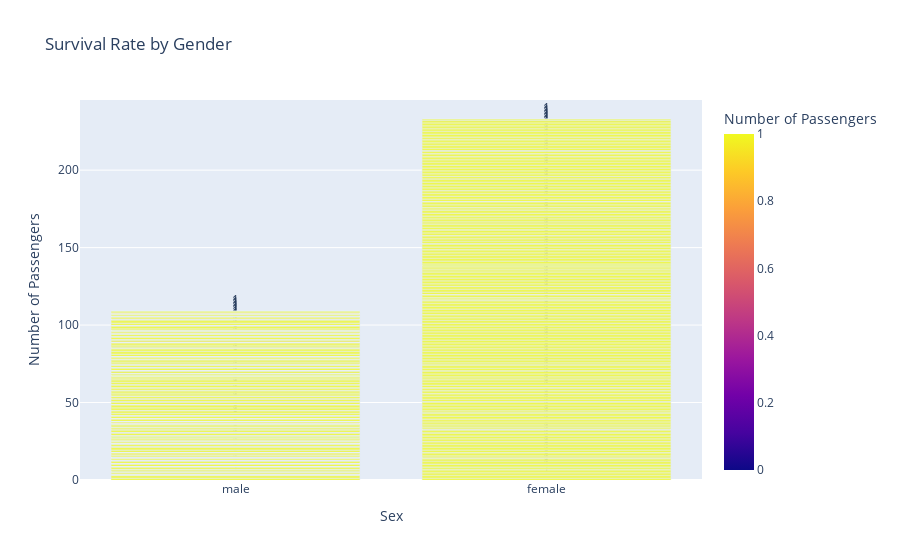
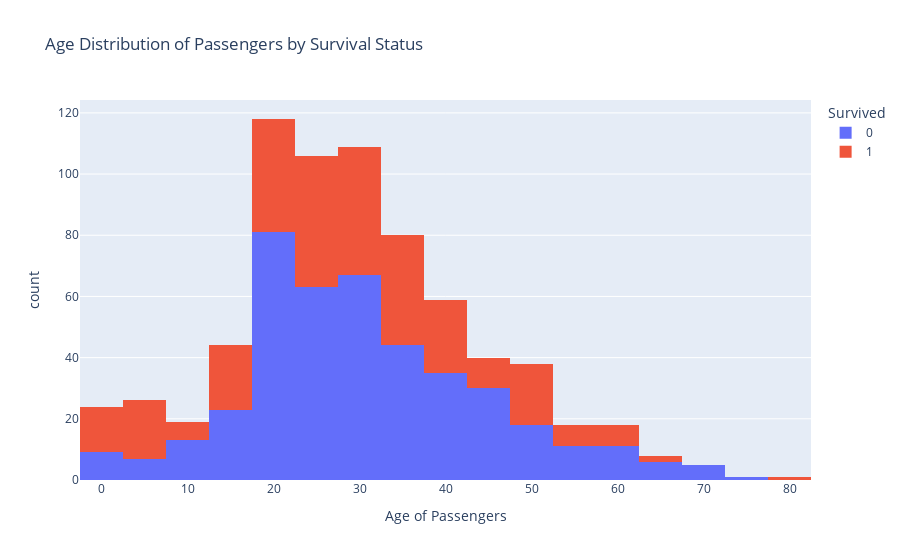
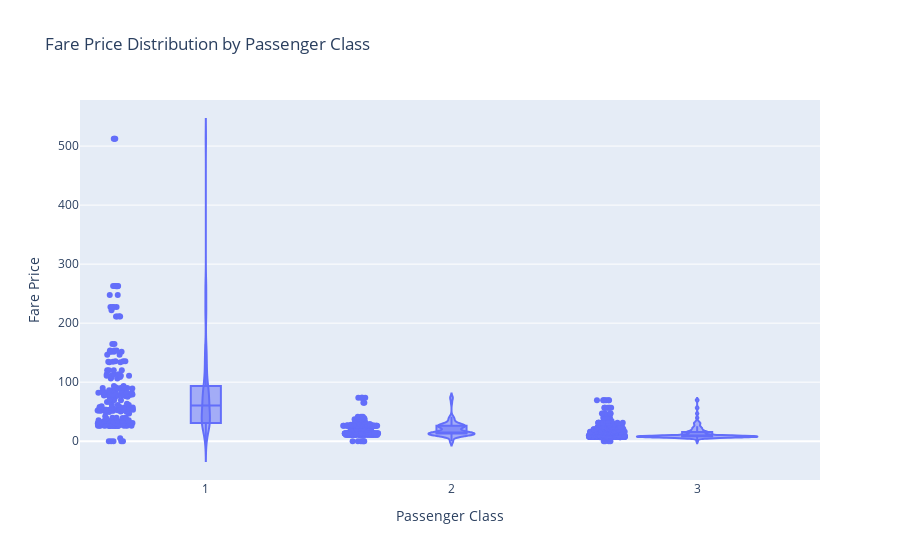
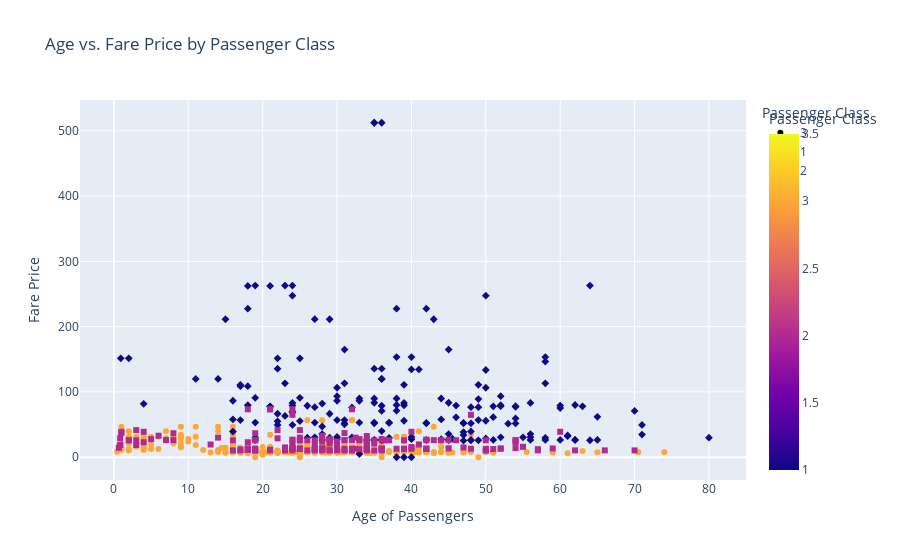

Source (notebook cell) for these figures, in order:
### Code cell
import pandas as pd
import plotly.express as px
import plotly.graph_objects as go
import plotly.io as pio

url = "https://raw.githubusercontent.com/datasciencedojo/datasets/master/titanic.csv"
data = pd.read_csv(url)
data.head()

# Task 1: Create a bar plot to visualize the number of passengers who survived and did not survive, broken down by gender.
bar_fig = px.bar(data, x='Sex', y='Survived', color='Survived', text='Survived', barmode='group', 
             labels={'Survived': 'Number of Passengers'},
             title='Survival Rate by Gender')
bar_fig.show()

# Task 2: Create a histogram to display the distribution of passengers' ages. Use different colors for passengers who survived and did not survive.
histogram_fig = px.histogram(data, x='Age', color='Survived', nbins=20, 
                   labels={'Age': 'Age of Passengers', 'count': 'Number of Passengers'},
                   title='Age Distribution of Passengers by Survival Status')
histogram_fig.show()

# Task 3: Create a violin plot to visualize the distribution of fare prices paid by passengers, broken down by their class (1st, 2nd, and 3rd class).
violin_fig = px.violin(data, x='Pclass', y='Fare', box=True, points='all', 
                labels={'Pclass': 'Passenger Class', 'Fare': 'Fare Price'},
                title='Fare Price Distribution by Passenger Class')
violin_fig.show()

# Task 4: Generate a scatter plot to explore the relationship between passengers' ages and fare prices, using different colors and symbols for the different classes.
scatter_fig = px.scatter(data, x='Age', y='Fare', color='Pclass', symbol='Pclass',
                 labels={'Age': 'Age of Passengers', 'Fare': 'Fare Price', 'Pclass': 'Passenger Class'},
                 title='Age vs. Fare Price by Passenger Class')
scatter_fig.show()

# Task 5: Use faceting to create a scatter plot matrix displaying the relationship between age, fare, and class for passengers who survived and did not survive.
scatter_matrix_fig = go.Figure(go.Splom(
    dimensions=[
        dict(label='Age', values=data['Age']),
        dict(label='Fare', values=data['Fare']),
        dict(label='Pclass', values=data['Pclass'])
    ],
    marker=dict(
        color=data['Survived'],
        showscale=False, 
        colorscale=[[0, 'red'], [1, 'green']]
    )
))

scatter_matrix_fig.update_layout(title='Scatter Plot Matrix of Age, Fare, and Class by Survival Status')
scatter_matrix_fig.show()

# Task 6: Export your final visualizations as HTML files to share with others.
pio.write_html(bar_fig, 'bar_plot.html')
pio.write_html(histogram_fig, 'histogram_plot.html')
pio.write_html(violin_fig, 'violin_plot.html')
pio.write_html(scatter_fig, 'scatter_plot.html')
pio.write_html(scatter_matrix_fig, 'scatter_matrix.html')

### Figure 1 — Plotly figure (JSON) as saved in the notebook; plotly's stock layout.template omitted (floating-point values rounded to 4 significant figures; data arrays with more than 128 entries replaced by an {"elided": "..."} marker saying what was removed)
{"data": [{"alignmentgroup": "True", "hovertemplate": "Sex=%{x}<br>Number of Passengers=%{marker.color}<extra></extra>", "legendgroup": "", "marker": {"color": {"elided": "891 int values"}, "coloraxis": "coloraxis", "pattern": {"shape": ""}}, "name": "", "offsetgroup": "", "orientation": "v", "showlegend": false, "text": {"elided": "891 int values"}, "textposition": "auto", "type": "bar", "x": {"elided": "891 str values"}, "xaxis": "x", "y": {"elided": "891 int values"}, "yaxis": "y"}], "layout": {"barmode": "group", "coloraxis": {"colorbar": {"title": {"text": "Number of Passengers"}}, "colorscale": [[0, "#0d0887"], [0.1111, "#46039f"], [0.2222, "#7201a8"], [0.3333, "#9c179e"], [0.4444, "#bd3786"], [0.5556, "#d8576b"], [0.6667, "#ed7953"], [0.7778, "#fb9f3a"], [0.8889, "#fdca26"], [1, "#f0f921"]]}, "legend": {"tracegroupgap": 0}, "title": {"text": "Survival Rate by Gender"}, "xaxis": {"anchor": "y", "domain": [0, 1], "title": {"text": "Sex"}}, "yaxis": {"anchor": "x", "domain": [0, 1], "title": {"text": "Number of Passengers"}}}}

### Figure 2 — Plotly figure (JSON) as saved in the notebook; plotly's stock layout.template omitted (floating-point values rounded to 4 significant figures; data arrays with more than 128 entries replaced by an {"elided": "..."} marker saying what was removed)
{"data": [{"alignmentgroup": "True", "bingroup": "x", "hovertemplate": "Survived=0<br>Age of Passengers=%{x}<br>count=%{y}<extra></extra>", "legendgroup": "0", "marker": {"color": "#636efa", "pattern": {"shape": ""}}, "name": "0", "nbinsx": 20, "offsetgroup": "0", "orientation": "v", "showlegend": true, "type": "histogram", "x": {"elided": "549 float values"}, "xaxis": "x", "yaxis": "y"}, {"alignmentgroup": "True", "bingroup": "x", "hovertemplate": "Survived=1<br>Age of Passengers=%{x}<br>count=%{y}<extra></extra>", "legendgroup": "1", "marker": {"color": "#EF553B", "pattern": {"shape": ""}}, "name": "1", "nbinsx": 20, "offsetgroup": "1", "orientation": "v", "showlegend": true, "type": "histogram", "x": {"elided": "342 float values"}, "xaxis": "x", "yaxis": "y"}], "layout": {"barmode": "relative", "legend": {"title": {"text": "Survived"}, "tracegroupgap": 0}, "title": {"text": "Age Distribution of Passengers by Survival Status"}, "xaxis": {"anchor": "y", "domain": [0, 1], "title": {"text": "Age of Passengers"}}, "yaxis": {"anchor": "x", "domain": [0, 1], "title": {"text": "count"}}}}

### Figure 3 — Plotly figure (JSON) as saved in the notebook; plotly's stock layout.template omitted (floating-point values rounded to 4 significant figures; data arrays with more than 128 entries replaced by an {"elided": "..."} marker saying what was removed)
{"data": [{"alignmentgroup": "True", "box": {"visible": true}, "hovertemplate": "Passenger Class=%{x}<br>Fare Price=%{y}<extra></extra>", "legendgroup": "", "marker": {"color": "#636efa"}, "name": "", "offsetgroup": "", "orientation": "v", "points": "all", "scalegroup": "True", "showlegend": false, "type": "violin", "x": {"elided": "891 int values"}, "x0": " ", "xaxis": "x", "y": {"elided": "891 float values"}, "y0": " ", "yaxis": "y"}], "layout": {"legend": {"tracegroupgap": 0}, "title": {"text": "Fare Price Distribution by Passenger Class"}, "violinmode": "group", "xaxis": {"anchor": "y", "domain": [0, 1], "title": {"text": "Passenger Class"}}, "yaxis": {"anchor": "x", "domain": [0, 1], "title": {"text": "Fare Price"}}}}

### Figure 4 — Plotly figure (JSON) as saved in the notebook; plotly's stock layout.template omitted (floating-point values rounded to 4 significant figures; data arrays with more than 128 entries replaced by an {"elided": "..."} marker saying what was removed)
{"data": [{"hovertemplate": "Passenger Class=%{marker.color}<br>Age of Passengers=%{x}<br>Fare Price=%{y}<extra></extra>", "legendgroup": "3", "marker": {"color": {"elided": "491 int values"}, "coloraxis": "coloraxis", "symbol": "circle"}, "mode": "markers", "name": "3", "orientation": "v", "showlegend": true, "type": "scatter", "x": {"elided": "491 float values"}, "xaxis": "x", "y": {"elided": "491 float values"}, "yaxis": "y"}, {"hovertemplate": "Passenger Class=%{marker.color}<br>Age of Passengers=%{x}<br>Fare Price=%{y}<extra></extra>", "legendgroup": "1", "marker": {"color": {"elided": "216 int values"}, "coloraxis": "coloraxis", "symbol": "diamond"}, "mode": "markers", "name": "1", "orientation": "v", "showlegend": true, "type": "scatter", "x": {"elided": "216 float values"}, "xaxis": "x", "y": {"elided": "216 float values"}, "yaxis": "y"}, {"hovertemplate": "Passenger Class=%{marker.color}<br>Age of Passengers=%{x}<br>Fare Price=%{y}<extra></extra>", "legendgroup": "2", "marker": {"color": {"elided": "184 int values"}, "coloraxis": "coloraxis", "symbol": "square"}, "mode": "markers", "name": "2", "orientation": "v", "showlegend": true, "type": "scatter", "x": {"elided": "184 float values"}, "xaxis": "x", "y": {"elided": "184 float values"}, "yaxis": "y"}], "layout": {"coloraxis": {"colorbar": {"title": {"text": "Passenger Class"}}, "colorscale": [[0, "#0d0887"], [0.1111, "#46039f"], [0.2222, "#7201a8"], [0.3333, "#9c179e"], [0.4444, "#bd3786"], [0.5556, "#d8576b"], [0.6667, "#ed7953"], [0.7778, "#fb9f3a"], [0.8889, "#fdca26"], [1, "#f0f921"]]}, "legend": {"title": {"text": "Passenger Class"}, "tracegroupgap": 0}, "title": {"text": "Age vs. Fare Price by Passenger Class"}, "xaxis": {"anchor": "y", "domain": [0, 1], "title": {"text": "Age of Passengers"}}, "yaxis": {"anchor": "x", "domain": [0, 1], "title": {"text": "Fare Price"}}}}
